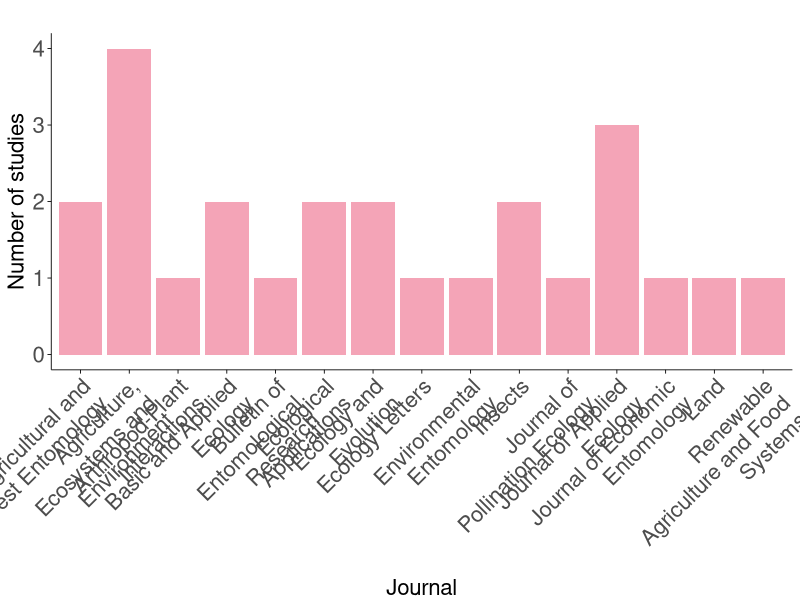

Reproduce this figure in R. (Note: this script raises an error after producing the figure.)
################################################################################
#### Ecological Synthesis Lab (SintECO): https://marcomellolab.wordpress.com

#### Authors: Cristina A. Kita, Isabel Alves-dos-Santos, Michael Hrncir, 
#### Sara D. Leonhardt, & Marco A. R. Mello

#### See README for further info:
#### https://github.com/CKita/BeeFlow#readme
################################################################################


################################################################################
############################# JOURNALS #########################################
################################################################################


#Let's get ready for running the code provided here. 

#Set the working directory to the source of this script file  
setwd(dirname(rstudioapi::getActiveDocumentContext()$path))
getwd()

#Delete all previous objects
rm(list= ls())

#Load or install the required packages
if(!require(ggplot2)){
  install.packages("ggplot2")
  library(ggplot2)
}

if(!require(dplyr)){
  install.packages("dplyr")
  library(dplyr)
}

if(!require(stringr)){
  install.packages("stringr")
  library(stringr)
}

# First, let's import and check our data set
articles <- read.csv("../Data/Articles.csv", h= T, sep = ";")
class(articles)
str(articles)
head(articles)
tail(articles)

# Count the journals
journal_freq <- articles %>%
  count(Journal) %>%
  arrange(desc(n)) %>%
  rename(Frequency = n)

#Choose the colors of the bar graph 

color <- "#f4a4b7" 

# Plot the bar graph
g1 <- ggplot(journal_freq, aes(x = str_wrap(Journal, width = 20),
                               y = Frequency)) +
  geom_bar(stat = "identity", fill = color) +
  labs(title = "",
       x = "Journal",
       y = "Number of studies") +
  theme_minimal() +
  theme(panel.grid.major = element_blank(),        
        panel.grid.minor = element_blank(),        
        axis.title.x = element_text(vjust = -0.5),         
        axis.title.y = element_text(vjust = 1),
        axis.text.x = element_text(angle = 45, hjust = 1),
        axis.line = element_line(color = "black", size = 0.3), 
        axis.ticks = element_line(color = "black", size = 0.3),  
        axis.title = element_text(size = 16),      
        axis.text = element_text(size = 16))
g1

#Export the bar graph as PNG image.

png("../Figure/journals.png", res = 300,
    width = 5000, height = 2000, unit = "px")

g1

dev.off()

########################### THE END ############################################
